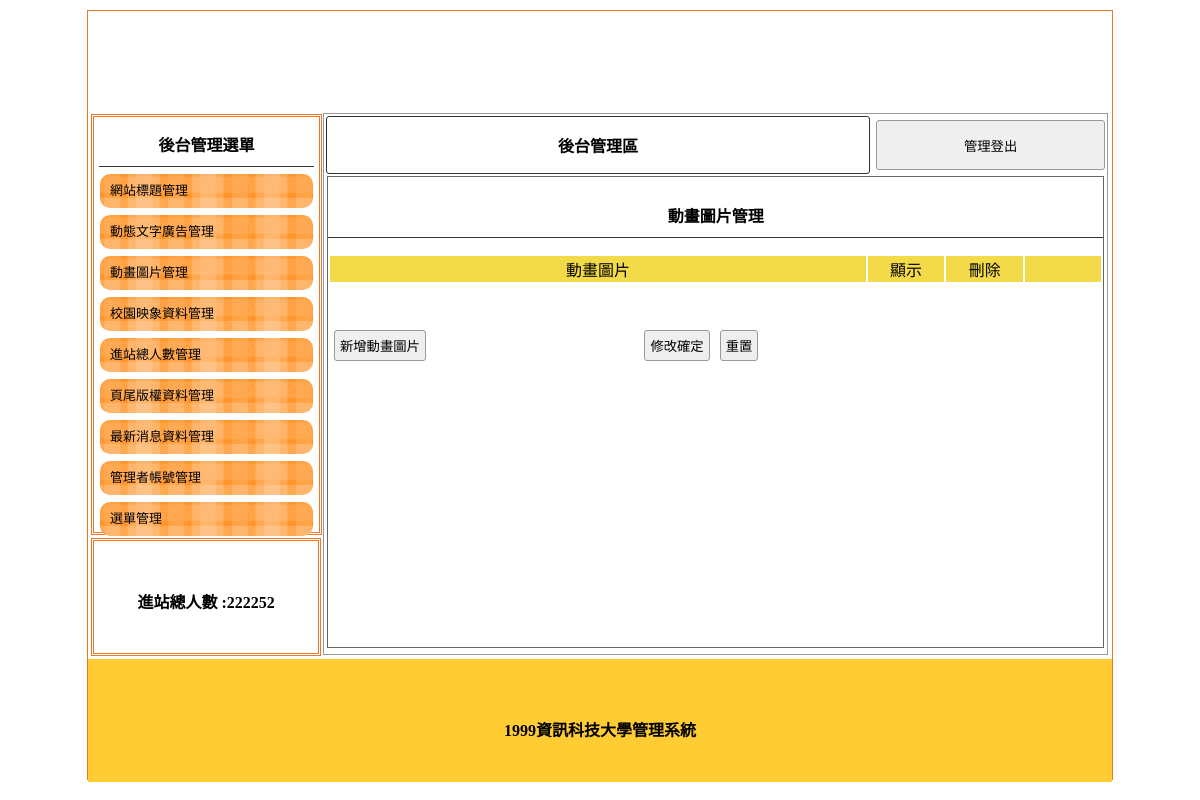
The page /backend.php?do=mvim on the database as committed earlier.
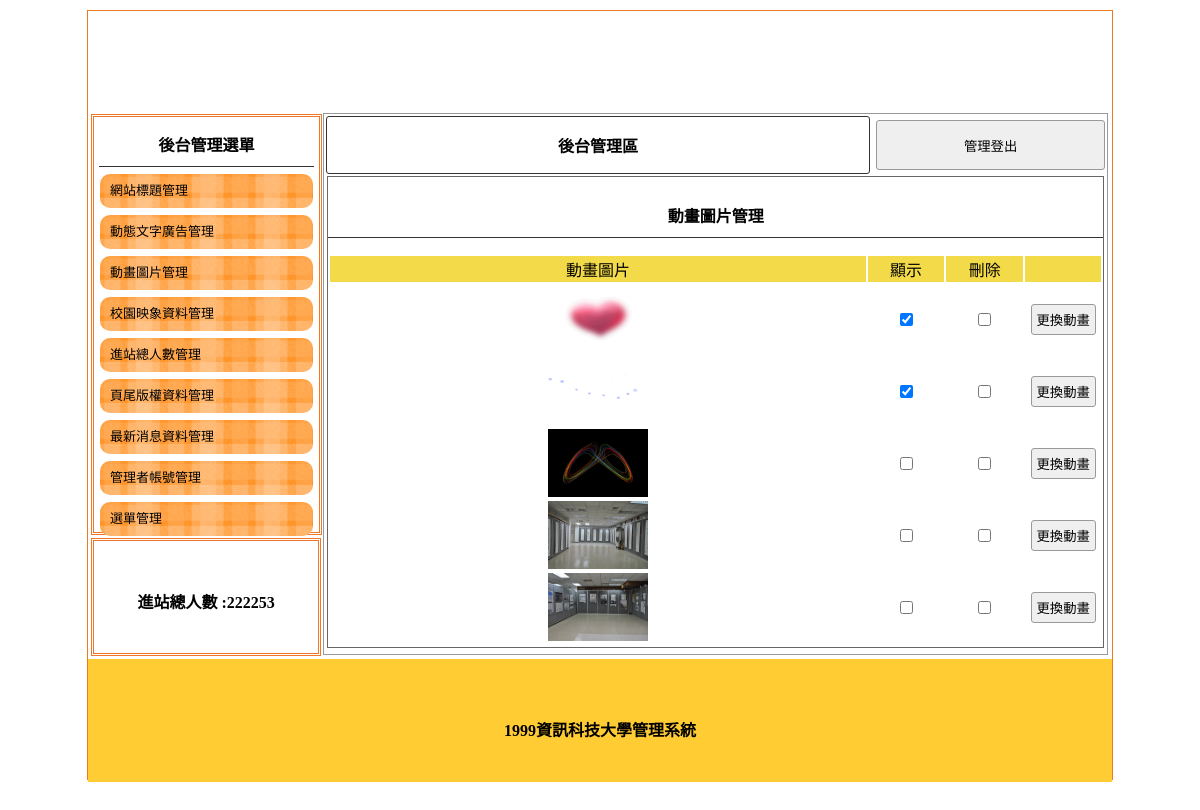
The same page on the database as committed later.
### tables this page shows
CREATE TABLE `total` (
  `id` int(10) UNSIGNED NOT NULL,
  `total` int(10) UNSIGNED NOT NULL
);

CREATE TABLE `bottom` (
  `id` int(10) UNSIGNED NOT NULL,
  `bottom` text NOT NULL
);

CREATE TABLE `mvim` (
  `id` int(10) UNSIGNED NOT NULL,
  `img` text NOT NULL,
  `text` text NOT NULL,
  `sh` int(1) NOT NULL
);

### base.php (called while the page is built, shortened)
<?php
$ts=[
    "title"=>"網站標題管理",
    "ad"=>"動態文字廣告管理",
    "mvim"=>"動畫圖片管理",
    "image"=>"校園映像圖片管理",
    "total"=>"進站總人數管理",
    "bottom"=>"頁尾版權資料管理",
    "news"=>"最新消息資料管理",
    "admin"=>"管理者帳號管理",
    "menu"=>"選單管理"
];
$as=[
    "title"=>"新增網站標題圖片",
    "ad"=>"新增動態文字廣告",
    "mvim"=>"新增動畫圖片",
    "image"=>"新增校園映像資料",
    "news"=>"新增最新消息資料",
    "admin"=>"新增管理者帳號",
    "menu"=>"新增主選單"
];
class DB
{
    private $dsn="mysql:host=localhost; charset=utf8; dbname=db01";
    private $root='root';
    private $password='12345';
    private $table;
    private $pdo;
    public function __construct($table)
    {
        $this->table=$table;
        $this->pdo=new PDO($this->dsn, $this->root, $this->password);
    }
    public function all(...$arg)
    {
        $sql="select * from $this->table ";
        return $this->pdo->query($sql)->fetchAll();
    }
    public function find($id)
    {
        $sql="select * from $this->table ";
        if (is_array($id)) {
            foreach ($id as $key => $value) {
                $tmp[] = sprintf("`%s`='%s'", $key, $value);
            }
            $sql = $sql . " where " . implode(" && ", $tmp);
        } else {
            $sql=$sql . " where `id`='$id'";
        }
        return $this->pdo->query($sql)->fetch(PDO::FETCH_ASSOC);
    }
}
$Total=new DB('total');
$Bottom=new DB('bottom');
$Mvim=new DB('mvim');
?>

### backend/mvim.php (the view, shortened to what this page needs)
<div style="width:99%; height:87%; margin:auto; overflow:auto; border:#666 1px solid;">
  <p class="t cent botli"><?=$ts[$do];?></p>
  <form method="post" action="api/edit.php">
    <table width="100%" class="cent">
      <tbody>
        <tr class="yel">
          <td width="70%">動畫圖片</td>
          <td width="10%">顯示</td>
          <td width="10%">刪除</td>
          <td></td>
        </tr>
        <?php
          $rows=$Mvim->all();
          foreach ($rows as $key => $value) {
              ?>
        <tr>
          <td>
            <img src="img/<?=$value['img']; ?>" style="width:100px;height:68px;">
          </td>
          <td>
            <input type="checkbox" name="sh[]" value="<?=$value['id']; ?>" <?=($value['sh']==1)?"checked":""?>>
          </td>
          <td>
            <input type="checkbox" name="del[]" value="<?=$value['id']; ?>">
          </td>
          <td>
            <input type="button" value="更換動畫"
              onclick="op(&#39;#cover&#39;,&#39;#cvr&#39;,&#39;modal/mvim_update.php?id=<?=$value['id']; ?>&#39;)">
          </td>
        </tr>
        <?php
          }
        ?>
      </tbody>
    </table>
    <table style="margin-top:40px; width:70%;">
      <tbody>
        <tr>
          <td width="200px">
            <input type="button" onclick="op(&#39;#cover&#39;,&#39;#cvr&#39;,&#39;modal/<?=$do;?>.php&#39;)"
              value="<?=$as[$do];?>">
          </td>
          <td class="cent">
            <input type="submit" value="修改確定">
            <input type="reset" value="重置">
          </td>
        </tr>
      </tbody>
    </table>
  </form>
</div>
</div>

### backend.php (shortened to what this page needs)
<?php include "base.php";?>
<!DOCTYPE html
  PUBLIC "-//W3C//DTD XHTML 1.0 Transitional//EN" "http://www.w3.org/TR/xhtml1/DTD/xhtml1-transitional.dtd">
<html xmlns="http://www.w3.org/1999/xhtml">
<head>
  <link href="./css/css.css" rel="stylesheet" type="text/css">
</head>
<body>
  <div id="main">
    <a title="" href="?">
      <div class="ti" style="background:url(&#39;use/&#39;); background-size:cover;"></div>
    </a>
    <div id="ms">
      <div id="lf" style="float:left;">
        <div id="menuput" class="dbor">
          <span class="t botli">後台管理選單</span>
          <a style="color:#000; font-size:13px; text-decoration:none;" href="./backend.php?do=title">
            <div class="mainmu">
              網站標題管理 </div>
          </a>
          <a style="color:#000; font-size:13px; text-decoration:none;" href="./backend.php?do=ad">
            <div class="mainmu">
              動態文字廣告管理 </div>
          </a>
          <a style="color:#000; font-size:13px; text-decoration:none;" href="./backend.php?do=mvim">
            <div class="mainmu">
              動畫圖片管理 </div>
          </a>
          <a style="color:#000; font-size:13px; text-decoration:none;" href="./backend.php?do=image">
            <div class="mainmu">
              校園映象資料管理 </div>
          </a>
          <a style="color:#000; font-size:13px; text-decoration:none;" href="./backend.php?do=total">
            <div class="mainmu">
              進站總人數管理 </div>
          </a>
          <a style="color:#000; font-size:13px; text-decoration:none;" href="./backend.php?do=bottom">
            <div class="mainmu">
              頁尾版權資料管理 </div>
          </a>
          <a style="color:#000; font-size:13px; text-decoration:none;" href="./backend.php?do=news">
            <div class="mainmu">
              最新消息資料管理 </div>
          </a>
          <a style="color:#000; font-size:13px; text-decoration:none;" href="./backend.php?do=admin">
            <div class="mainmu">
              管理者帳號管理 </div>
          </a>
          <a style="color:#000; font-size:13px; text-decoration:none;" href="./backend.php?do=menu">
            <div class="mainmu">
              選單管理 </div>
          </a>
        </div>
        <div class="dbor" style="margin:3px; width:95%; height:20%; line-height:100px;">
          <span class="t">進站總人數 :<?=$Total->find(1)['total'];?></span>
        </div>
      </div>
      <div class="di"
        style="height:540px; border:#999 1px solid; width:76.5%; margin:2px 0px 0px 0px; float:left; position:relative; left:20px;">
        <table width="100%">
          <tbody>
            <tr>
              <td style="width:70%;font-weight:800; border:#333 1px solid; border-radius:3px;" class="cent"><a
                  href="?do=admin" style="color:#000; text-decoration:none;">後台管理區</a></td>
              <td><button onclick="location.replace(&#39;index.php?do=login&#39;)"
                  style="width:99%; margin-right:2px; height:50px;">管理登出</button></td>
            </tr>
          </tbody>
        </table>
        <?php
      $do=(isset($_GET['do']))?$_GET['do']:'title';
      $file="backend/".$do.".php";
      if (file_exists($file)) {
          include $file;
      } else {
          include "backend/title.php";
      }
?>
      </div>
      <div
        style="width:1024px; left:0px; position:relative; background:#FC3; margin-top:4px; height:123px; display:block;">
        <span class="t" style="line-height:123px;"><?=$Bottom->find(1)['bottom'];?></span>
      </div>
    </div>
</body>
</html>

### css/css.css (style rules this page uses)
body { padding:0px; margin:0px; }
#main { width:1024px; height:768px; margin:10px auto 10px auto; border:#EE7728 1px solid; position:relative; }
.ti { width:100%; height:100px; position:relative; background-size:cover; background-repeat:no-repeat; }
.dbor { border:#EE7728 double 3px; margin:1px; padding:2px 10px 2px 10px; }
.t { font-weight:800; display:block; text-align:center; padding:10px 1px 10px 1px; }
.botli { border-bottom:#333 1px solid; }
.mainmu { position:relative; border-radius:10px; background:url(../icon/menu.fw.png) center no-repeat; background-size:cover; line-height:30px; padding:2px 10px 2px 10px; margin:7px 1px 7px 1px; }
#lf { height:540px; width:21%; display:inline-block; }
#menuput { width:100%; height:75%; position:relative; padding:5px; display:block; margin: 3px; }
.di { display:inline-block; }
.cent { text-align:center; }
input,button { border:#999 1px solid; border-radius:3px; background:#EFEFEF; padding:5px; margin:3px; }
.yel td { background:#F3DA49; text-align:center; }

### backend.php (style rules this page uses)
a { text-decoration:none; }

Rows that differ between the two databases and show on the page:
changed total: total "222252" → "222253"
added mvim: img (picture), sh "☑"
added mvim: img (picture), sh "☑"
added mvim: img (picture)
added mvim: img (picture)
added mvim: img (picture)
added mvim: img (picture)
Other text that changed with them:
form field value: "新增動畫圖片" → (not shown)
form field value: "修改確定" → (not shown)
form field value: "重置" → (not shown)
